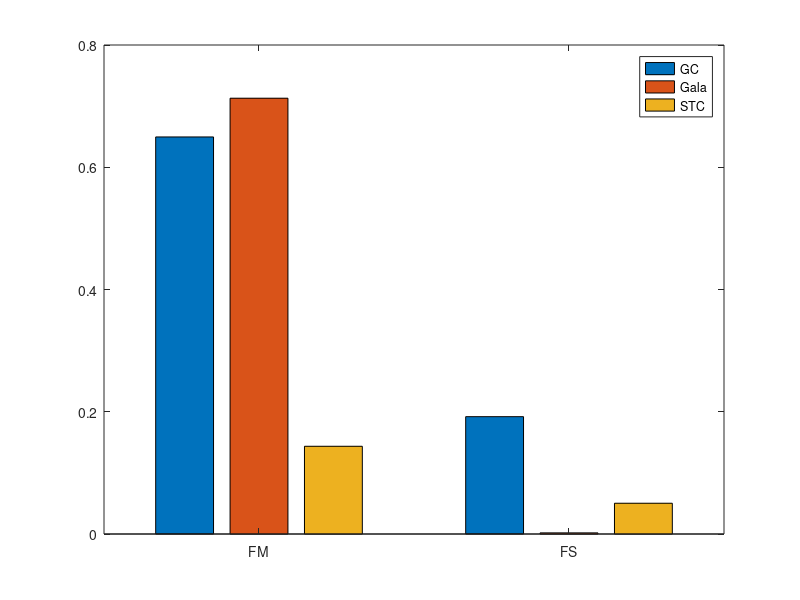
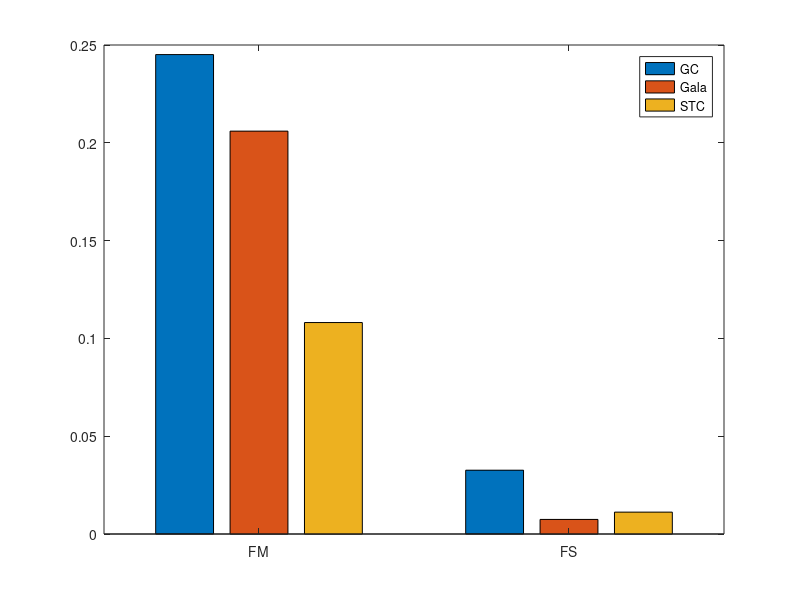
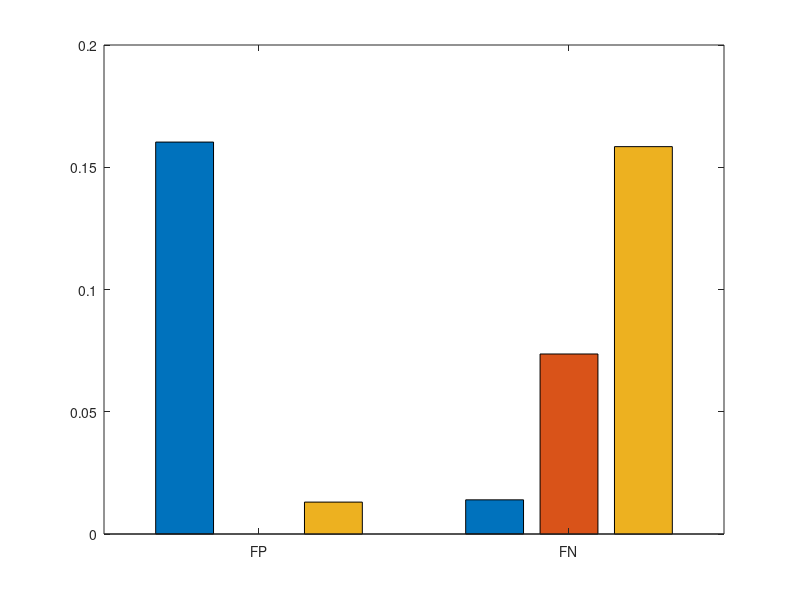
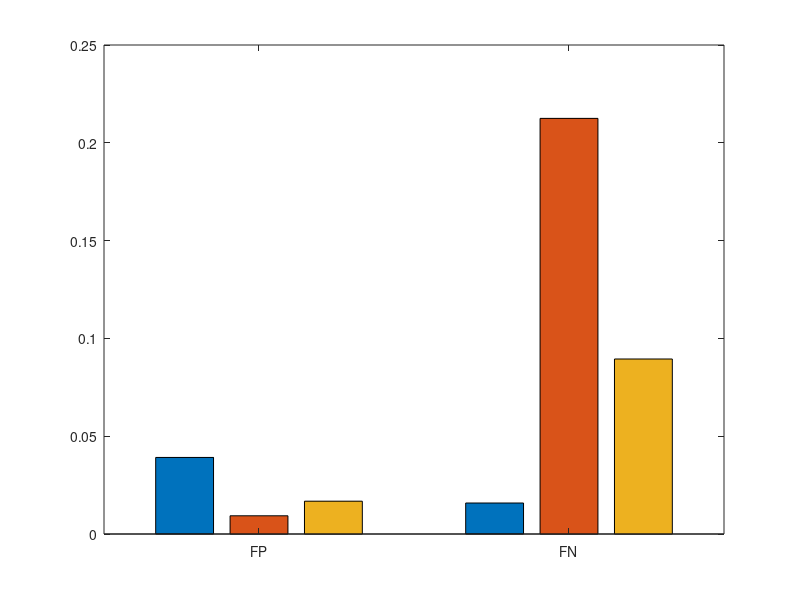

Write the MATLAB code that produced these figures, in order.
function barplot_ted()

% TED errors to plot : gc,gala,stc
% RFC
fp_rfc = [0.160298, 0 ,0.013048];
fn_rfc = [0.013979, 0.073625, 0.158434];
fs_rfc = [0.191985, 0.001864, 0.050326];
fm_rfc = [0.649581, 0.712954, 0.143523];
tot_rfc = [1.015843, 0.788444, 0.365331];

fp_cnn = [0.039143, 0.00932, 0.016775];
fn_cnn = [0.015843, 0.212488, 0.089469];
fs_cnn = [0.032619, 0.007456, 0.011184];
fm_cnn = [0.245107, 0.205965, 0.108108];
tot_cnn = [0.332712, 0.435228, 0.225536];


% y = [-log(fp);
%     -log(fn);
%     -log(fs);
%     -log(fm)];
%% FM and FS for RFC
y = [fm_rfc; fs_rfc];
figure(1);
bar(y)
legend('GC','Gala','STC')
set(gca,'XTickLabel',{'FM' 'FS'})

x0=10;
y0=10;
width=180;
height=150;
set(gcf,'units','points','position',[x0,y0,width,height])

%% FM and FS for RFC
y = [fm_cnn; fs_cnn];
figure(2);
bar(y)
legend('GC','Gala','STC')
set(gca,'XTickLabel',{'FM' 'FS'})

x0=10;
y0=10;
width=180;
height=150;
set(gcf,'units','points','position',[x0,y0,width,height])
%% FP and FN for RFC
y = [fp_rfc; fn_rfc];
figure(3);
bar(y)
% legend('GC','Gala','STC')
set(gca,'XTickLabel',{'FP' 'FN'})

x0=10;
y0=10;
width=180;
height=150;
set(gcf,'units','points','position',[x0,y0,width,height])

%% FM and FS for RFC
y = [fp_cnn; fn_cnn];
figure(4);
bar(y)
% legend('GC','Gala','STC')
set(gca,'XTickLabel',{'FP' 'FN'})

x0=10;
y0=10;
width=180;
height=150;
set(gcf,'units','points','position',[x0,y0,width,height])